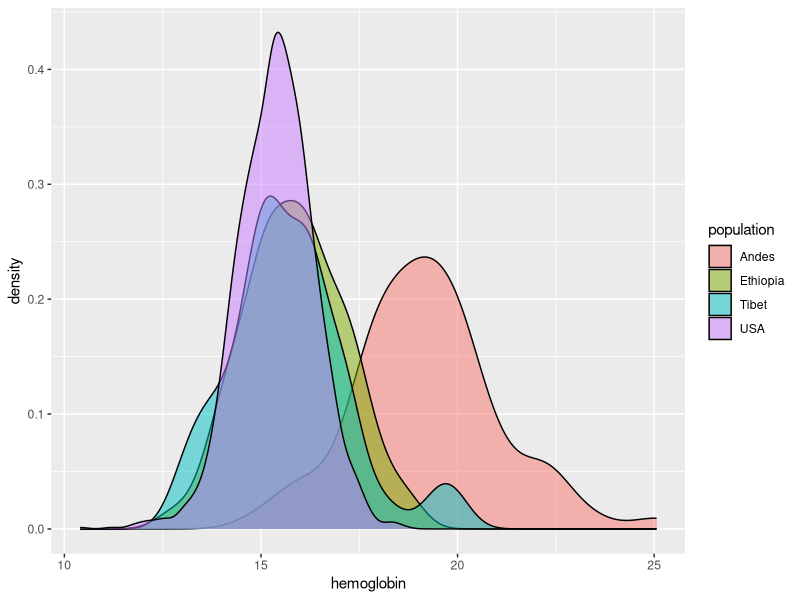
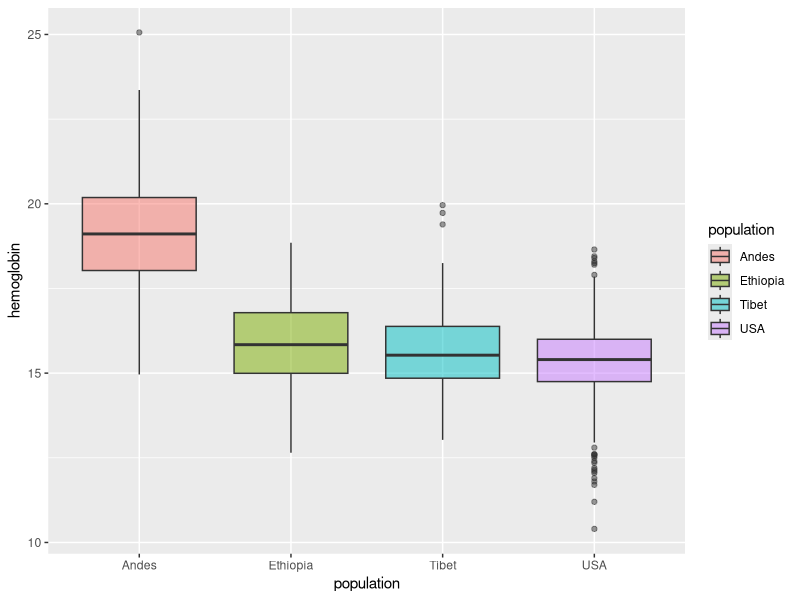
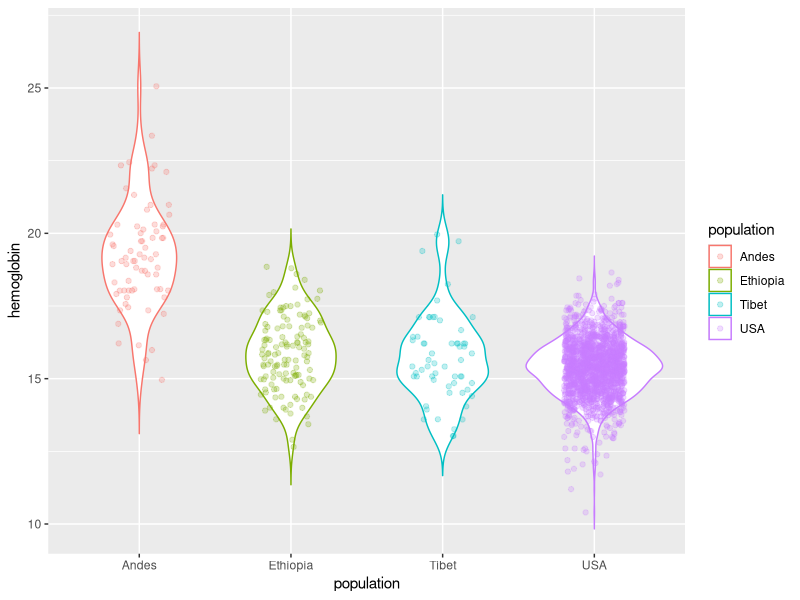
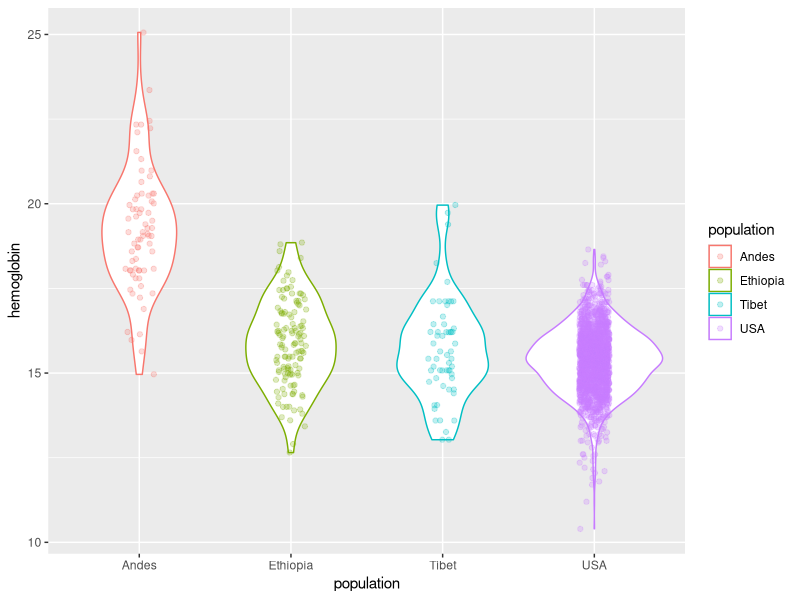
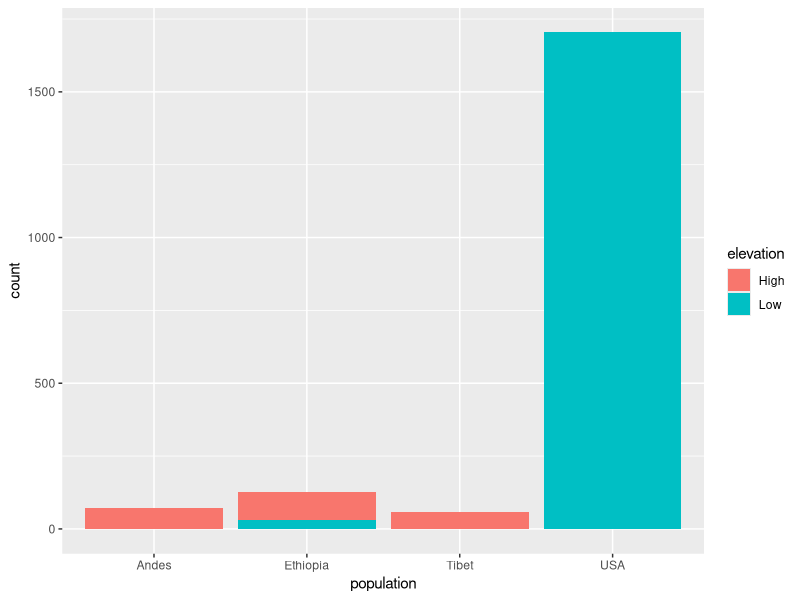
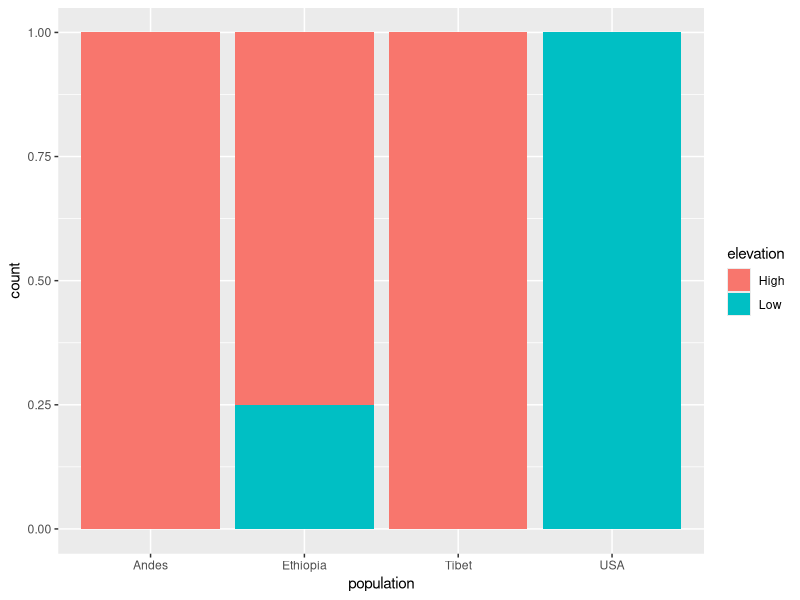
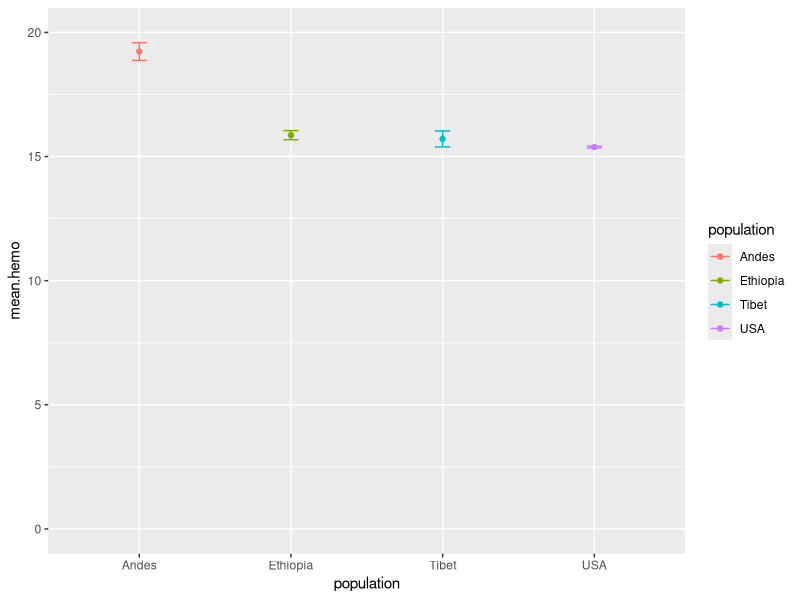

Write R code to recreate these figures, in order.
## ---- chunk 1
setwd("/Users/israel/Desktop/Bio170_Spring22/Labs/Lab04- Chi-sq")
#load libraries 
library (tidyverse)
#load data 
Hemoglobin<-read.csv("HumanHemoglobinElevation.csv", header = T)
# Structure 
?str
str (Hemoglobin)
# Summary 
?summary
summary (Hemoglobin)
#population mean
?filter
library (dplyr)
USA<-filter (Hemoglobin, population=="USA"); summary (USA); mean (USA$hemoglobin)
Andes<- filter (Hemoglobin, population=="Andes"); summary (Andes)
Ethiopia<- filter (Hemoglobin, population=="Ethiopia"); summary (Ethiopia)
Tibet<- filter (Hemoglobin, population=="Tibet"); summary (Tibet)
## ---- chunk 2
ggplot (Hemoglobin, aes (x=hemoglobin, fill=population)) + geom_density(alpha=0.5)

ggplot (Hemoglobin, aes (x=population, y=hemoglobin, fill=population)) + geom_boxplot(alpha=0.5)

# THIS IS MY RESPONSE TO 2.4 
ggplot(Hemoglobin, aes(x=population, y=hemoglobin, color=population)) + 
  geom_violin(trim=F)+
  geom_jitter(position=position_jitter(0.2), alpha=0.25)

ggplot(Hemoglobin, aes(x=population, y=hemoglobin, color=population)) + 
  geom_violin(trim=T)+
  geom_jitter(position=position_jitter(0.1), alpha=0.25)
## ---- chunk 3
library (ggplot2)
ggplot (Hemoglobin, aes(population, fill=elevation)) + geom_bar()
ggplot (Hemoglobin, aes(population, fill=elevation)) + geom_bar(position="fill")
## ---- chunk 4
?table
?prop.table
?chisq.test
  
table1<-table (Hemoglobin$population, Hemoglobin$elevation)
table1
prop.table(table1)

chisq.test(table1)

table2<-table (Hemoglobin$hemoglobin, Hemoglobin$elevation)
prop.table(table2)

chisq.test(table2)
## ---- chunk 5
library (pwr)
?ES.h
?pwr.p.test
#Andes
h1<- ES.h(0.03618756, 0.00000000); h1
pwr.p.test(h=h1,n=171,sig.level=0.05,alternative="two.sided")

#Ethiopia

h2<- ES.h(0.04892966,0.01630989); h2
pwr.p.test(h=h2,n=128,sig.level=0.05,alternative="two.sided")


#Tibet 
h3 <- ES.h(0.03007136, 0.00000000); h3
pwr.p.test(h=h3,n=59,sig.level=0.05,alternative="two.sided")

#USA 
h4 <- ES.h(0.00000000, 0.86850153); h4

pwr.p.test(h=h4,n=1704,sig.level=0.05,alternative="two.sided")
## ---- chunk 6
?group_by
?summarise
?qnorm

summary1<-Hemoglobin %>% group_by(population) %>% 
  summarize (mean.hemo = mean (hemoglobin), 
             n.hemo = n(),
             sd.hemo = sd(hemoglobin),
             se.hemo= sd(hemoglobin)/sqrt(n())) 

summary1

zstar<- qnorm(0.025, lower.tail = FALSE); zstar
zstar<- qnorm(0.005, lower.tail = FALSE); zstar
zstar<- qnorm(0.05, lower.tail = FALSE); zstar

CI95<- summary1 %>% mutate (upper.95= mean.hemo + se.hemo*zstar, 
                            lower.95= mean.hemo - se.hemo*zstar)

CI95

ggplot (CI95, aes(x=population, y=mean.hemo, color=population)) + geom_point() + 
   ylim(0,20) + geom_errorbar(aes(ymin=lower.95, ymax=upper.95), width=0.1)
